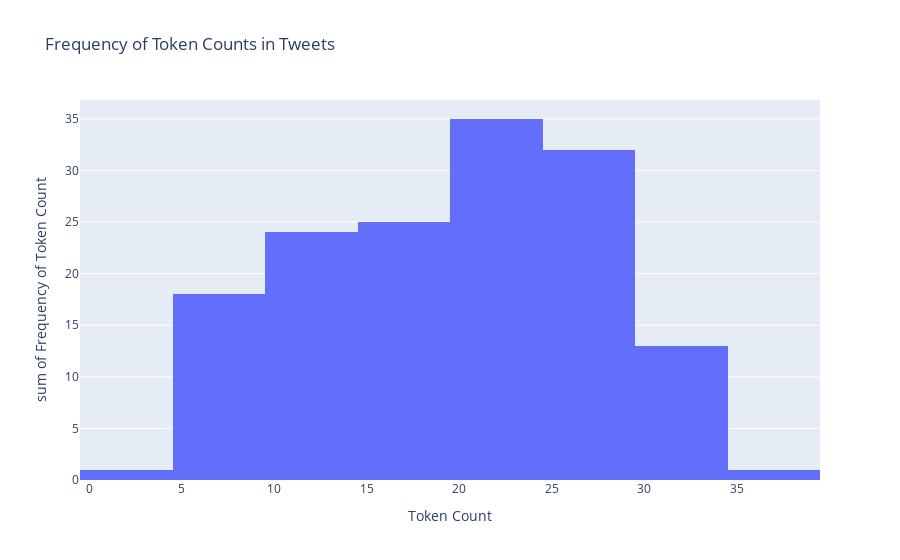

The cell this chart's notebook holds for it:
### Markdown cell above
#### Plotting Token Count per Tweet

This can be used to roughly estimate the time and space complexity of data processing and analysis methods. This will be especially relevant when processing the tokens into n-grams or using methods that suffer from the curse of dimensionality. As sen in the plot below, around half of the tweets have token counts greater than or equal to 20, which might significantly increase processing time of the afforementioned methods.

### Code cell
# Get token counts of tweets
tweet_token_count = []

for i in range(len(tokenized_tweets)):
    tok_list = tokenized_tweets[0][i]
    tweet_token_count.append(len(tok_list))

tok_count = []
tok_count_freq = []

for n in set(tweet_token_count):
    tok_count.append(n)
    tok_count_freq.append(tweet_token_count.count(n))

tok_count_df = pd.DataFrame({'Token Count': tok_count, 'Frequency of Token Count': tok_count_freq})
    
# Plot token counts in Histogram

import plotly.express as px
fig = px.histogram(tok_count_df, x='Token Count', y='Frequency of Token Count', title='Frequency of Token Counts in Tweets')
fig.show()
fig.write_html("plots_tokcountfreq.html")

### Figure 1 — Plotly figure (JSON) as saved in the notebook; plotly's stock layout.template omitted (floating-point values rounded to 4 significant figures)
{"data": [{"alignmentgroup": "True", "bingroup": "x", "histfunc": "sum", "hovertemplate": "Token Count=%{x}<br>sum of Frequency of Token Count=%{y}<extra></extra>", "legendgroup": "", "marker": {"color": "#636efa", "pattern": {"shape": ""}}, "name": "", "offsetgroup": "", "orientation": "v", "showlegend": false, "type": "histogram", "x": [3, 5, 6, 7, 8, 9, 10, 11, 12, 13, 14, 15, 16, 17, 18, 19, 20, 21, 22, 23, 24, 25, 26, 27, 28, 29, 30, 31, 32, 33, 36], "xaxis": "x", "y": [1, 1, 4, 7, 3, 3, 6, 1, 5, 6, 6, 3, 3, 6, 6, 7, 3, 14, 3, 9, 6, 9, 7, 3, 6, 7, 7, 3, 1, 2, 1], "yaxis": "y"}], "layout": {"barmode": "relative", "legend": {"tracegroupgap": 0}, "title": {"text": "Frequency of Token Counts in Tweets"}, "xaxis": {"anchor": "y", "domain": [0, 1], "title": {"text": "Token Count"}}, "yaxis": {"anchor": "x", "domain": [0, 1], "title": {"text": "sum of Frequency of Token Count"}}}}
